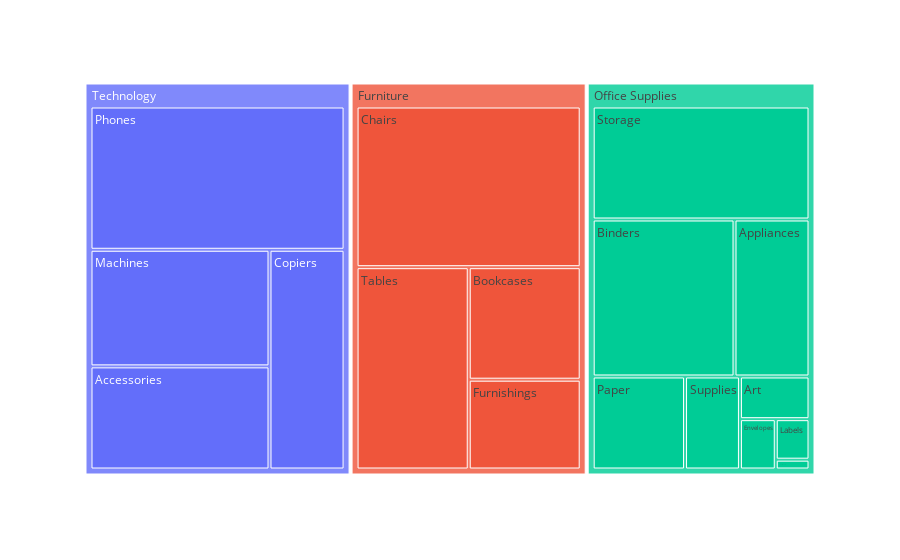

Write notebook code for a chart like this one.
### Code cell
#Summarize sales data by category and subcategory
sales_summary = data_set.groupby(['Category', 'Sub-Category'])['Sales'].sum().reset_index()
plot = px.treemap(
    sales_summary, path=['Category', 'Sub-Category'], values='Sales'
)
plot.show()

### Figure 1 — Plotly figure (JSON) as saved in the notebook; plotly's stock layout.template omitted (floating-point values rounded to 4 significant figures)
{"data": [{"branchvalues": "total", "domain": {"x": [0, 1], "y": [0, 1]}, "hovertemplate": "labels=%{label}<br>Sales=%{value}<br>parent=%{parent}<br>id=%{id}<extra></extra>", "ids": ["Furniture/Bookcases", "Furniture/Chairs", "Furniture/Furnishings", "Furniture/Tables", "Office Supplies/Appliances", "Office Supplies/Art", "Office Supplies/Binders", "Office Supplies/Envelopes", "Office Supplies/Fasteners", "Office Supplies/Labels", "Office Supplies/Paper", "Office Supplies/Storage", "Office Supplies/Supplies", "Technology/Accessories", "Technology/Copiers", "Technology/Machines", "Technology/Phones", "Furniture", "Office Supplies", "Technology"], "labels": ["Bookcases", "Chairs", "Furnishings", "Tables", "Appliances", "Art", "Binders", "Envelopes", "Fasteners", "Labels", "Paper", "Storage", "Supplies", "Accessories", "Copiers", "Machines", "Phones", "Furniture", "Office Supplies", "Technology"], "name": "", "parents": ["Furniture", "Furniture", "Furniture", "Furniture", "Office Supplies", "Office Supplies", "Office Supplies", "Office Supplies", "Office Supplies", "Office Supplies", "Office Supplies", "Office Supplies", "Office Supplies", "Technology", "Technology", "Technology", "Technology", "", "", ""], "type": "treemap", "values": [114900.0, 328400.0, 91710.0, 207000.0, 107500.0, 27120.0, 203400.0, 16480.0, 3024.0, 12490.0, 78480.0, 223800.0, 46670.0, 167400.0, 149500.0, 189200.0, 330000.0, 742000.0, 719000.0, 836200.0]}], "layout": {"legend": {"tracegroupgap": 0}, "margin": {"t": 60}}}
